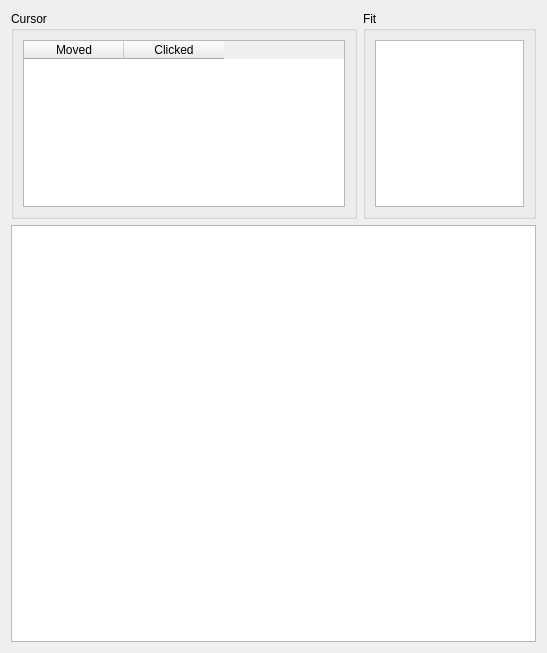
<?xml version="1.0" encoding="UTF-8"?>
<ui version="4.0">
 <class>Form</class>
 <widget class="QWidget" name="Form">
  <property name="geometry">
   <rect>
    <x>0</x>
    <y>0</y>
    <width>547</width>
    <height>653</height>
   </rect>
  </property>
  <property name="windowTitle">
   <string>Form</string>
  </property>
  <layout class="QVBoxLayout" name="verticalLayout" stretch="1,2">
   <item>
    <layout class="QHBoxLayout" name="horizontalLayout" stretch="2,1">
     <item>
      <widget class="QGroupBox" name="groupBox">
       <property name="title">
        <string>Cursor</string>
       </property>
       <layout class="QGridLayout" name="gridLayout">
        <item row="0" column="0">
         <widget class="QTableWidget" name="tableWidget_crosshair">
          <column>
           <property name="text">
            <string>Moved</string>
           </property>
          </column>
          <column>
           <property name="text">
            <string>Clicked</string>
           </property>
          </column>
         </widget>
        </item>
       </layout>
      </widget>
     </item>
     <item>
      <widget class="QGroupBox" name="groupBox_2">
       <property name="title">
        <string>Fit</string>
       </property>
       <layout class="QGridLayout" name="gridLayout_2">
        <item row="0" column="0">
         <widget class="TableWidget" name="tableWidget_fit"/>
        </item>
       </layout>
      </widget>
     </item>
    </layout>
   </item>
   <item>
    <widget class="GraphicsLayoutWidget" name="glw"/>
   </item>
  </layout>
 </widget>
 <customwidgets>
  <customwidget>
   <class>GraphicsLayoutWidget</class>
   <extends>QGraphicsView</extends>
   <header>pyqtgraph.h</header>
  </customwidget>
  <customwidget>
   <class>TableWidget</class>
   <extends>QTableWidget</extends>
   <header>pyqtgraph.h</header>
  </customwidget>
 </customwidgets>
 <resources/>
 <connections/>
</ui>
